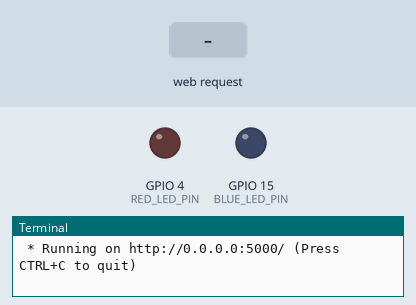
The program below on a simulated Raspberry Pi (BCM pin numbers). Parts: output pins drawn as LEDs (lit = HIGH), the last lines printed to the terminal. The test bench sets the inputs (shaded band). The clock reads 2024-03-15 10:24:30 at power-on unless the program sets it.

Above: at 1.2 s.
1.3 s: HTTP request for /led/red/on received
At 2.5 s:
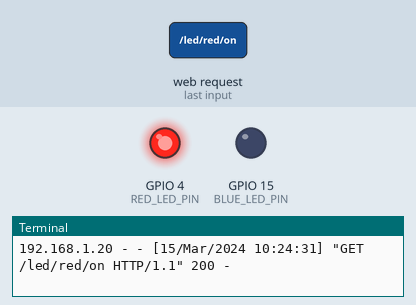
2.8 s: HTTP request for /led/blue/on received
At 3.8 s:
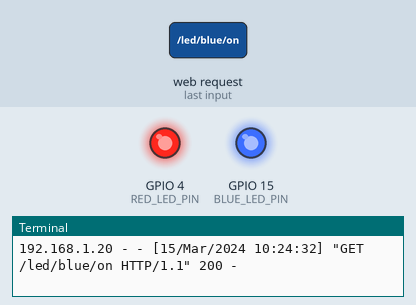
4.3 s: HTTP request for /led/red/off received
At 4.9 s:
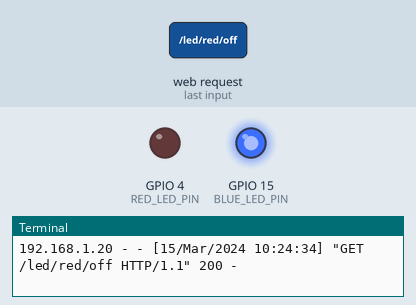
Timing chart, 0 to 7.3 s (numbered marks = the images above; inputs shaded):
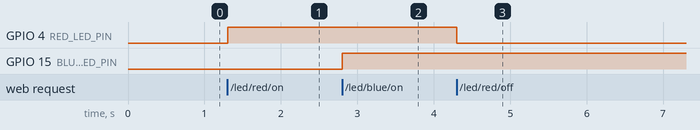

The program:

flask_led.py
```python
from flask import Flask
import RPi.GPIO as GPIO

RED_LED_PIN = 4
BLUE_LED_PIN = 15
GPIO.setmode(GPIO.BCM)
GPIO.setup(RED_LED_PIN, GPIO.OUT)
GPIO.setup(BLUE_LED_PIN, GPIO.OUT)

app = Flask(__name__)

@app.route("/")
def hello_world():
    return '''
    <p>Hello, Flask!</p><a href='/led/red/on'>RED LED ON</a> <a href='/led/red/off'>RED LED OFF</a>
    <a href='/led/blue/on'>BLUE LED ON</a> <a href='/led/blue/off'>BLUE LED OFF</a>
    '''

@app.route("/led/<color>/<op>")
def led_op(color, op):
    if color == 'red':
        LED_PIN = RED_LED_PIN
    else:
        LED_PIN = BLUE_LED_PIN
    if op == "on":
        GPIO.output(LED_PIN, GPIO.HIGH)
        return "<p>LED ON</p><a href='/'>GO HOME</a>"
    elif op == "off":
        GPIO.output(LED_PIN, GPIO.LOW)
        return "<p>LED OFF</p><a href='/'>GO HOME</a>"

if __name__ == "__main__":
    try:
        app.run(host="0.0.0.0")
    finally:
        GPIO.cleanup()
```

Measured:
- after the input at 1.3 s, GPIO 4 (RED_LED_PIN): LOW → HIGH at once
- after the input at 2.8 s, GPIO 15 (BLUE_LED_PIN): LOW → HIGH at once
- after the input at 4.3 s, GPIO 4 (RED_LED_PIN): HIGH → LOW at once
